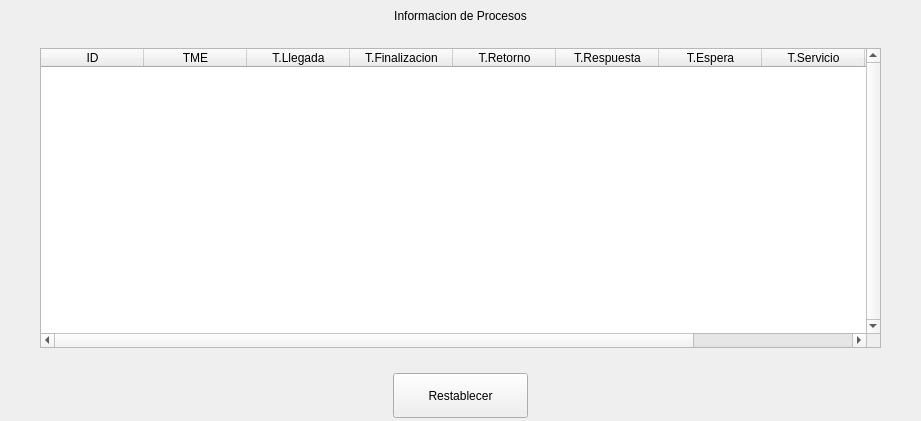
               <widget class="QWidget" name="page_Tiempos">
                <layout class="QVBoxLayout" name="verticalLayout_5">
                 <property name="spacing">
                  <number>25</number>
                 </property>
                 <property name="leftMargin">
                  <number>0</number>
                 </property>
                 <property name="topMargin">
                  <number>0</number>
                 </property>
                 <property name="rightMargin">
                  <number>0</number>
                 </property>
                 <property name="bottomMargin">
                  <number>0</number>
                 </property>
                 <item>
                  <spacer name="verticalSpacer_4">
                   <property name="orientation">
                    <enum>Qt::Vertical</enum>
                   </property>
                   <property name="sizeHint" stdset="0">
                    <size>
                     <width>20</width>
                     <height>9</height>
                    </size>
                   </property>
                  </spacer>
                 </item>
                 <item>
                  <widget class="QLabel" name="label_21">
                   <property name="styleSheet">
                    <string notr="true">font: 32pt &quot;Ink Free&quot;;</string>
                   </property>
                   <property name="text">
                    <string>Informacion de Procesos</string>
                   </property>
                   <property name="textFormat">
                    <enum>Qt::AutoText</enum>
                   </property>
                   <property name="alignment">
                    <set>Qt::AlignCenter</set>
                   </property>
                  </widget>
                 </item>
                 <item>
                  <layout class="QHBoxLayout" name="horizontalLayout_7">
                   <property name="spacing">
                    <number>0</number>
                   </property>
                   <item>
                    <spacer name="horizontalSpacer_7">
                     <property name="orientation">
                      <enum>Qt::Horizontal</enum>
                     </property>
                     <property name="sizeHint" stdset="0">
                      <size>
                       <width>40</width>
                       <height>20</height>
                      </size>
                     </property>
                    </spacer>
                   </item>
                   <item>
                    <widget class="QTableWidget" name="tableWidget_3">
                     <property name="enabled">
                      <bool>true</bool>
                     </property>
                     <property name="sizePolicy">
                      <sizepolicy hsizetype="Maximum" vsizetype="Maximum">
                       <horstretch>0</horstretch>
                       <verstretch>0</verstretch>
                      </sizepolicy>
                     </property>
                     <property name="minimumSize">
                      <size>
                       <width>841</width>
                       <height>300</height>
                      </size>
                     </property>
                     <property name="maximumSize">
                      <size>
                       <width>841</width>
                       <height>800</height>
                      </size>
                     </property>
                     <property name="cursor" stdset="0">
                      <cursorShape>ArrowCursor</cursorShape>
                     </property>
                     <property name="layoutDirection">
                      <enum>Qt::LeftToRight</enum>
                     </property>
                     <property name="autoFillBackground">
                      <bool>false</bool>
                     </property>
                     <property name="frameShape">
                      <enum>QFrame::StyledPanel</enum>
                     </property>
                     <property name="frameShadow">
                      <enum>QFrame::Sunken</enum>
                     </property>
                     <property name="lineWidth">
                      <number>1</number>
                     </property>
                     <property name="verticalScrollBarPolicy">
                      <enum>Qt::ScrollBarAlwaysOn</enum>
                     </property>
                     <property name="horizontalScrollBarPolicy">
                      <enum>Qt::ScrollBarAlwaysOn</enum>
                     </property>
                     <property name="sizeAdjustPolicy">
                      <enum>QAbstractScrollArea::AdjustIgnored</enum>
                     </property>
                     <property name="autoScroll">
                      <bool>true</bool>
                     </property>
                     <property name="autoScrollMargin">
                      <number>16</number>
                     </property>
                     <property name="editTriggers">
                      <set>QAbstractItemView::NoEditTriggers</set>
                     </property>
                     <property name="tabKeyNavigation">
                      <bool>true</bool>
                     </property>
                     <property name="showDropIndicator" stdset="0">
                      <bool>true</bool>
                     </property>
                     <property name="dragEnabled">
                      <bool>false</bool>
                     </property>
                     <property name="dragDropMode">
                      <enum>QAbstractItemView::NoDragDrop</enum>
                     </property>
                     <property name="alternatingRowColors">
                      <bool>false</bool>
                     </property>
                     <property name="selectionMode">
                      <enum>QAbstractItemView::SingleSelection</enum>
                     </property>
                     <property name="selectionBehavior">
                      <enum>QAbstractItemView::SelectRows</enum>
                     </property>
                     <property name="iconSize">
                      <size>
                       <width>0</width>
                       <height>0</height>
                      </size>
                     </property>
                     <property name="textElideMode">
                      <enum>Qt::ElideRight</enum>
                     </property>
                     <property name="verticalScrollMode">
                      <enum>QAbstractItemView::ScrollPerPixel</enum>
                     </property>
                     <property name="horizontalScrollMode">
                      <enum>QAbstractItemView::ScrollPerPixel</enum>
                     </property>
                     <property name="showGrid">
                      <bool>true</bool>
                     </property>
                     <property name="gridStyle">
                      <enum>Qt::SolidLine</enum>
                     </property>
                     <property name="wordWrap">
                      <bool>true</bool>
                     </property>
                     <attribute name="horizontalHeaderVisible">
                      <bool>true</bool>
                     </attribute>
                     <attribute name="horizontalHeaderCascadingSectionResizes">
                      <bool>false</bool>
                     </attribute>
                     <attribute name="horizontalHeaderDefaultSectionSize">
                      <number>103</number>
                     </attribute>
                     <attribute name="horizontalHeaderHighlightSections">
                      <bool>false</bool>
                     </attribute>
                     <attribute name="horizontalHeaderMinimumSectionSize">
                      <number>39</number>
                     </attribute>
                     <attribute name="horizontalHeaderStretchLastSection">
                      <bool>true</bool>
                     </attribute>
                     <attribute name="verticalHeaderVisible">
                      <bool>false</bool>
                     </attribute>
                     <attribute name="verticalHeaderCascadingSectionResizes">
                      <bool>false</bool>
                     </attribute>
                     <attribute name="verticalHeaderHighlightSections">
                      <bool>true</bool>
                     </attribute>
                     <attribute name="verticalHeaderShowSortIndicator" stdset="0">
                      <bool>false</bool>
                     </attribute>
                     <attribute name="verticalHeaderStretchLastSection">
                      <bool>false</bool>
                     </attribute>
                     <column>
                      <property name="text">
                       <string>ID</string>
                      </property>
                     </column>
                     <column>
                      <property name="text">
                       <string>TME</string>
                      </property>
                     </column>
                     <column>
                      <property name="text">
                       <string>T.Llegada</string>
                      </property>
                     </column>
                     <column>
                      <property name="text">
                       <string>T.Finalizacion</string>
                      </property>
                     </column>
                     <column>
                      <property name="text">
                       <string>T.Retorno</string>
                      </property>
                     </column>
                     <column>
                      <property name="text">
                       <string>T.Respuesta</string>
                      </property>
                     </column>
                     <column>
                      <property name="text">
                       <string>T.Espera</string>
                      </property>
                     </column>
                     <column>
                      <property name="text">
                       <string>T.Servicio</string>
                      </property>
                     </column>
                     <column>
                      <property name="text">
                       <string>Operacion</string>
                      </property>
                     </column>
                     <column>
                      <property name="text">
                       <string>Resultado</string>
                      </property>
                     </column>
                    </widget>
                   </item>
                   <item>
                    <spacer name="horizontalSpacer_8">
                     <property name="orientation">
                      <enum>Qt::Horizontal</enum>
                     </property>
                     <property name="sizeHint" stdset="0">
                      <size>
                       <width>40</width>
                       <height>20</height>
                      </size>
                     </property>
                    </spacer>
                   </item>
                  </layout>
                 </item>
                 <item>
                  <layout class="QHBoxLayout" name="horizontalLayout_6">
                   <item>
                    <spacer name="horizontalSpacer_5">
                     <property name="orientation">
                      <enum>Qt::Horizontal</enum>
                     </property>
                     <property name="sizeHint" stdset="0">
                      <size>
                       <width>40</width>
                       <height>20</height>
                      </size>
                     </property>
                    </spacer>
                   </item>
                   <item>
                    <widget class="QPushButton" name="pushButton_8">
                     <property name="minimumSize">
                      <size>
                       <width>135</width>
                       <height>45</height>
                      </size>
                     </property>
                     <property name="maximumSize">
                      <size>
                       <width>135</width>
                       <height>45</height>
                      </size>
                     </property>
                     <property name="cursor">
                      <cursorShape>PointingHandCursor</cursorShape>
                     </property>
                     <property name="text">
                      <string>Restablecer</string>
                     </property>
                    </widget>
                   </item>
                   <item>
                    <spacer name="horizontalSpacer_6">
                     <property name="orientation">
                      <enum>Qt::Horizontal</enum>
                     </property>
                     <property name="sizeHint" stdset="0">
                      <size>
                       <width>40</width>
                       <height>20</height>
                      </size>
                     </property>
                    </spacer>
                   </item>
                  </layout>
                 </item>
                 <item>
                  <spacer name="verticalSpacer_5">
                   <property name="orientation">
                    <enum>Qt::Vertical</enum>
                   </property>
                   <property name="sizeHint" stdset="0">
                    <size>
                     <width>20</width>
                     <height>3</height>
                    </size>
                   </property>
                  </spacer>
                 </item>
                </layout>
               </widget>
